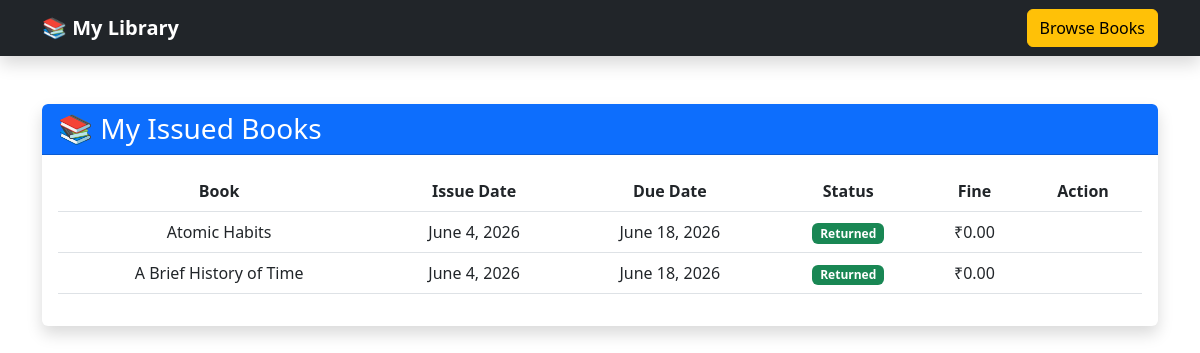
Page /issued-books/ (signed in) on the committed database.
### books/models.py (models this page shows, shortened)
class IssuedBook(models.Model):
    user = models.ForeignKey(User,on_delete=models.CASCADE )
    book = models.ForeignKey(Book, on_delete=models.CASCADE )
    issue_date = models.DateField(auto_now_add=True)
    due_date = models.DateField()
    return_date = models.DateField(null=True,blank=True)
    fine = models.DecimalField(max_digits=8,decimal_places=2,default=0)
    status = models.CharField(max_length=20,default='Issued')

class Book(models.Model):
    title = models.CharField(max_length=200)
    author = models.CharField(max_length=100)
    category = models.ForeignKey(Category, on_delete=models.CASCADE)
    image = models.ImageField(upload_to='books/')
    description = models.TextField()
    stock = models.IntegerField(default=1)
    available = models.BooleanField(default=True)

### books/views.py (the view)
# urls.py: path('issued-books/', my_issued_books, name='my_issued_books'),
def my_issued_books(request):
    if not request.user.is_authenticated:
        return redirect('login')
    issued_books = IssuedBook.objects.filter(
        user=request.user
    ).order_by('-issue_date')
    return render(
        request,
        'issued_books.html',
        {
            'issued_books': issued_books
        }
    )

### templates/issued_books.html (shortened to what this page needs)
{% load static %}
<!DOCTYPE html>
<html>
<head>
    <link rel="stylesheet"
          href="{% static 'css/style.css' %}">
    <link href="https://cdn.jsdelivr.net/npm/bootstrap@5.3.0/dist/css/bootstrap.min.css"
          rel="stylesheet">
</head>
<body>
<nav class="navbar navbar-expand-lg navbar-dark bg-dark shadow">
    <div class="container">
        <a class="navbar-brand fw-bold"
           href="/">
            📚 My Library
        </a>
        <a href="{% url 'book_list' %}"
           class="btn btn-warning">
            Browse Books
        </a>
    </div>
</nav>
<div class="container mt-5">
    <div class="card shadow border-0">
        <div class="card-header bg-primary text-white">
            <h3 class="mb-0">
                📚 My Issued Books
            </h3>
        </div>
        <div class="card-body">
            <table class="table table-hover">
                <thead>
                    <tr>
                        <th>Book</th>
                        <th>Issue Date</th>
                        <th>Due Date</th>
                        <th>Status</th>
                        <th>Fine</th>
                        <th>Action</th>
                    </tr>
                </thead>
                <tbody>
                    {% for item in issued_books %}
                    <tr>
                        <td>
                            {{ item.book.title }}
                        </td>
                        <td>
                            {{ item.issue_date }}
                        </td>
                        <td>
                            {{ item.due_date }}
                        </td>
                        <td>
                            {% if item.status == "Issued" %}
                            <span class="badge bg-warning">
                                Issued
                            </span>
                            {% else %}
                            <span class="badge bg-success">
                                Returned
                            </span>
                            {% endif %}
                        </td>
                        <td>
                            ₹{{ item.fine }}
                        </td>
                        <td>
                        </td>
                    </tr>
                    {% endfor %}
                </tbody>
            </table>
        </div>
    </div>
</div>
</body>
</html>

### static/css/style.css (style rules this page uses)
body { background-color: #f8f9fa; font-family: Arial, sans-serif; margin: 0; padding: 0; }
.navbar { background: #111827 !important; padding: 12px 0; }
.navbar-brand { font-size: 24px; font-weight: bold; }
.card { border: none; border-radius: 12px; overflow: hidden; transition: 0.3s; }
.card-body { text-align: center; }
.badge { padding: 8px 12px; font-size: 12px; }
.btn-warning { border-radius: 8px; }

### rows in the picture
IssuedBook: book "Atomic Habits", issue_date "June 4, 2026", due_date "June 18, 2026", status "Returned", fine "0.00"
IssuedBook: book "A Brief History of Time", issue_date "June 4, 2026", due_date "June 18, 2026", status "Returned", fine "0.00"
